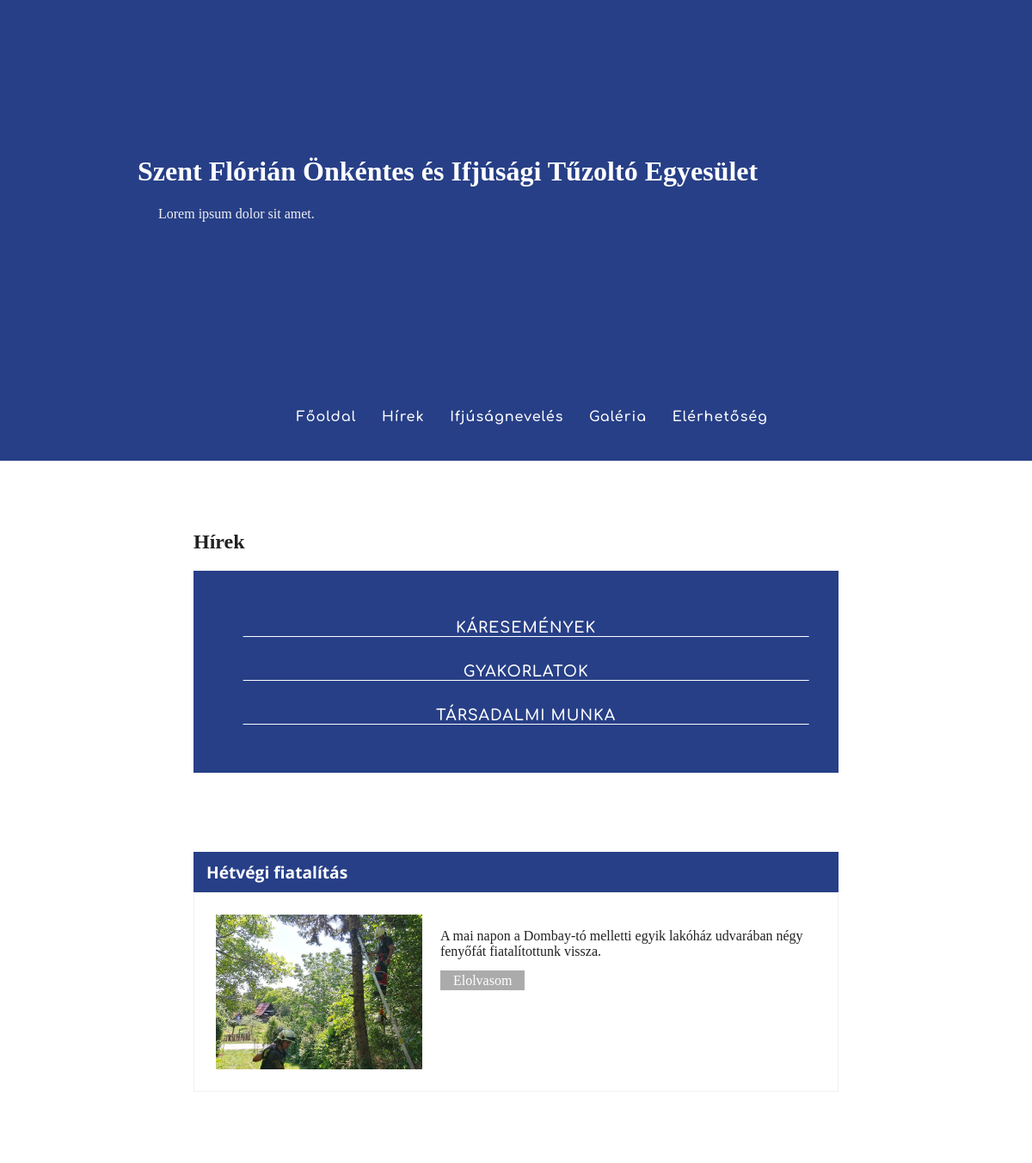
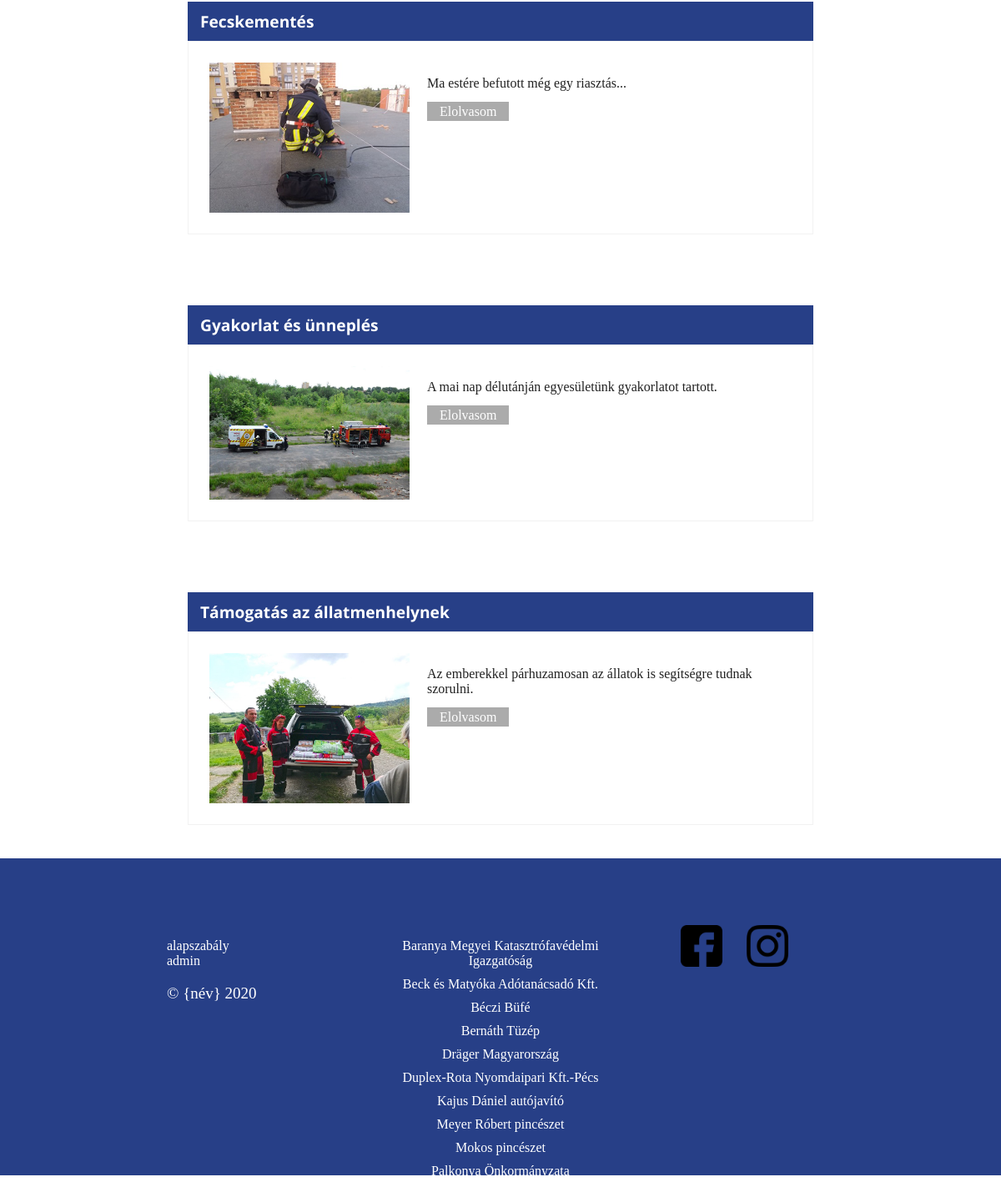
Page /?page=news on the committed database (2 pictures, top to bottom).
### tables this page shows
CREATE TABLE `ote__category` (
  `category_id` int(11) NOT NULL,
  `cname` varchar(50) NOT NULL,
  `status` tinyint(4) NOT NULL
);

CREATE TABLE `ote__news` (
  `news_id` int(11) NOT NULL,
  `category` int(11) NOT NULL,
  `title` varchar(100) NOT NULL,
  `intro` varchar(256) NOT NULL,
  `image` varchar(200) DEFAULT NULL,
  `body` text NOT NULL,
  `created` date NOT NULL,
  `status` tinyint(4) NOT NULL DEFAULT 1
);

### system/web/page.php (called while the page is built, shortened)
<?php
function PageBegin(){
    require_once 'system/web/web-template/page-begin.php';
}
function PageEnd(){
    require_once 'system/web/web-template/page-end.php';
}

### system/web/request.php (called while the page is built, shortened)
<?php
function GetPage()
{
    $page = "home";
    if(isset($_GET['page']))
    {
        $page = $_GET['page'];
    }
    return $page;
}
function GetPost() {
    $article = 0;
    return $article;
}

### system/database.php (called while the page is built)
<?php
$dbName = "ote";
$dbUser = "root";
$dbPass = "";
$dbPrefix = "ote__";
$dsn = "mysql:host=localhost;dbname=".$dbName.";charset=utf8mb4";
$db = new PDO($dsn, $dbUser, $dbPass);
function DbQuery($sql, $params = null)
{
	global $db;
	$query = $db->prepare($sql);
	$query->execute($params);
	$result = $query->fetchAll(PDO::FETCH_ASSOC);
	return $result;
}

### system/web/web-template/news.php (the view, shortened to what this page needs)
<div id="AlignHeader">
    <h1>Szent Flórián Önkéntes és Ifjúsági Tűzoltó Egyesület</h1>
    <p>Lorem ipsum dolor sit amet.</p>
</div>
    </header>
<nav class="mainNav">
    <ul>
        <li><a href="?page=home" class="navmain-a">Főoldal</a></li>
        <li><a href="?page=news"class="navmain-a">Hírek</a></li>
        <li><a href="?page=ifjnev"class="navmain-a">Ifjúságnevelés</a></li>
        <li><a href="?page=gallery"class="navmain-a">Galéria</a></li>
        <li><a href="?page=contact"class="navmain-a">Elérhetőség</a></li>
    </ul>
</nav>
    <div class="container">
        <section>
            <h1>Hírek</h1>
            <nav class="navcategory"><ul>
                <?php
                $categs = DbQuery("SELECT * FROM ote__category WHERE status = 1");
                foreach($categs as $final):
                ?>
                <li><a href="?page=news&category=<?= $final['category_id'] ?>" class="navcategory-a"><?= $final['cname'] ?></a></li>
                <?php endforeach; ?>
            </ul></nav>
        </section>
        <div id="newspanel">
            <?php
            global $dbPrefix;
                $post = GetPost();
                if($post){
                    ReadPost($post);
                }
                else if(!isset($_GET['category'])){
                    $news = DbQuery("SELECT * FROM ".$dbPrefix."news WHERE status=1 ORDER BY created desc");
                    if($news){
                    foreach($news as $result){
                        echo '<div class="newspanel">';
                        	echo '<section>';
                        echo '<h3>'. $result['title'] .'</h3>';
                        echo '<div class="content">';
                        if(!$result['image'] == null){
                            echo '<img src="media/news/'. $result['image'] .'">';
                        }
                        echo '<p>'. $result['intro'] .'</p>';
                        echo '<a href="?page=news&read='. $result['news_id'] .'" id="read">Elolvasom</a>';
                        echo '</div></section></div>';
                    }}
                    else{
                        echo'<h1 style="margin-bottom: 100px;">Nem található bejegyzés se melyik kategóriában!</h1>';
                    }
                }
            ?>
        </div>
    </div>
</body>
</html>

### system/web/web-template/page-begin.php (shortened to what this page needs)
<!DOCTYPE html>
<html lang="hu">
<head>
    <link href="src/style.css" rel="stylesheet" type="text/css">
    <link rel="stylesheet" href="src/mobileMenu.css">
    <link rel="stylesheet" href="src/responsive.css" type="text/css">
</head>
<body>
    <header>

### index.php (shortened to what this page needs)
<?php
$webdir = "system/web/web-template/";
include "system/web/page.php";
include "system/database.php";
include "system/web/request.php";
PageBegin();
$page = GetPage();
if($page == "home"){
    require_once $webdir.'home.php';
}
else if($page == "news"){
    require_once $webdir.'news.php';
}
PageEnd();

### system/web/web-template/page-end.php
</body>
<footer>
    <div class="collection">
        <div class="left-side">
            <ul>
           <li><a href="res/SztFlorianOTE.pdf" target="_blank">alapszabály</a></li>
            <li><a href="admin/index.php">admin</a></li>
            <li><p>© {név} 2020</p></li>
            </ul>
        </div>
        <div class="center">
            <ul>
                <li><a href="#">Baranya Megyei Katasztrófavédelmi Igazgatóság</a></li>
                <li><a href="#">Beck és Matyóka Adótanácsadó Kft.</a></li>
                <li><a href="#">Béczi Büfé</a></li>
                <li><a href="#">Bernáth Tüzép</a></li>
                <li><a href="#">Dräger Magyarország</a></li>
                <li><a href="#">Duplex-Rota Nyomdaipari Kft.-Pécs</a></li>
                <li><a href="#">Kajus Dániel autójavító</a></li>
                <li><a href="#">Meyer Róbert pincészet</a></li>
                <li><a href="#">Mokos pincészet</a></li>
                <li><a href="#">Palkonya Önkormányzata</a></li>
            </ul>
        </div>
        <div class="social">
                <a href="https://www.facebook.com/szentflorianote/" target="_blank"><img src="res/logos/facebook-logo.png" alt="Facebook logo"></a>
                <a href="https://www.instagram.com/szent.florian.ote/" target="_blank"><img src="res/logos/instagram-icon.png" alt="Instagram logo"></a>
        </div>
    </div>
</footer>
</html>

### src/style.css (style rules this page uses)
body { margin: 0; padding: 0; }
header { padding-left: 160px; padding-top: 160px; padding-right: 160px; padding-bottom: 160px; background-color: #273F87; }
h1 { font-family: Helv; }
#AlignHeader { max-width: 1000px; width: 100%; margin-left: auto; margin-right: auto; }
header h1 { color: white; font-family: Helv; }
header p { color: #f1f1f1; font-family: OSR; }
nav { padding: 26px; background-color: #273F87; text-align: center; margin-bottom: 3%; font-family: CSB; }
nav ul { transform: translateX(-1.2%); }
nav ul li { display: inline-block; margin-left: 25px; }
nav ul li a { color: white; text-decoration: none; transition: 0.3s; letter-spacing: 1px; }
.navcategory li { list-style: none; display: inline-block; margin: 0 50px; }
.navcategory-a { font-size: 110%; font-weight: normal; text-transform: uppercase; color: #ffffff; text-decoration: none; }
nav::after { clear: both; display: block; content: ""; }
.container { max-width: 1200px; width: 80%; float: right; margin-left: auto; margin-right: auto; color: #212121; font-family: OSR; }
.container section { padding: 25px 25px; transition: 0.3s; }
footer { clear: both; padding-left: 160px; padding-right: 160px; padding-bottom: 240px; padding-top: 80px; background-color: #273F87; text-align: center; }
footer p { color: white; font-size: 19px; }
.left-side { width: 33.33%; float: left; text-align: left; }
.left-side ul li { list-style: none; }
.left-side ul li a { color: #FFFFFF; text-decoration: none; transition: 0.3s; }
.left-side ul li p { margin-left: 0; }
.center { float: left; width: 33.33%; display:none; }
.center ul { padding-left: 0; }
.center ul li { list-style: none; margin: 10px 0; }
.center ul li a { color: #FFFFFF; text-decoration: none; transition: 0.3s; }
.social { float: left; width: 33.33%; display: none; }
.social img { max-width: 50px; margin-right: 25px; }
.newspanel { max-width: 1600px; padding-top: 20px; background: rgba(255,255,255, 0.1); -webkit-user-select: none; }
.newspanel h2, .newspanel h3 { background: #273F87; font-size: 120%; color: #FFFFFF; font-family: OSB; margin: 0; padding: 10px 15px; cursor: pointer; transition: background 0.2s, color 0.2s; }
.newspanel .content { margin: 0; border: 1px solid rgba(0,0,0, 0.05); margin-bottom: 15px; overflow: hidden; padding: 25px; transition: height 0.5s; }
.newspanel img { max-width: 240px; max-height: 240px; float: left; margin-right: 3%; }
.content #read { background: rgba(0,0,0, 0.33); color: #ffffff; text-decoration: none; padding: 3px 15px; }
.post h1,p { margin-left: 24px; }

### src/responsive.css (style rules this page uses)
@media only screen and (max-width: 1625px) { .container { float:none; } }
@media only screen and (max-width: 1625px) { .center { display: block; } }
@media only screen and (max-width: 1625px) { .social { display: block; } }
@media only screen and (max-width: 1625px) { footer { padding-bottom: 300px } }
@media only screen and (max-width: 1250px) { .container { max-width: 800px; } }
@media only screen and (max-width: 1250px) { .navcategory li { display: block; margin: 30px 0; border-bottom: solid 1px #FFFFFF } }
@media only screen and (max-width: 1250px) { .newspanel { max-width: 800px; } }

### rows in the picture
ote__category: cname "KÁRESEMÉNYEK"
ote__category: cname "GYAKORLATOK"
ote__category: cname "TÁRSADALMI MUNKA"
ote__news: title "Hétvégi fiatalítás", image (picture), intro "A mai napon a Dombay-tó melletti egyik lakóház udvarában négy fenyőfát fiatalítottunk vissza."
ote__news: title "Fecskementés", image (picture), intro "Ma estére befutott még egy riasztás..."
ote__news: title "Gyakorlat és ünneplés", image (picture), intro "A mai nap délutánján egyesületünk gyakorlatot tartott."
ote__news: title "Támogatás az állatmenhelynek", image (picture), intro "Az emberekkel párhuzamosan az állatok is segítségre tudnak szorulni."
